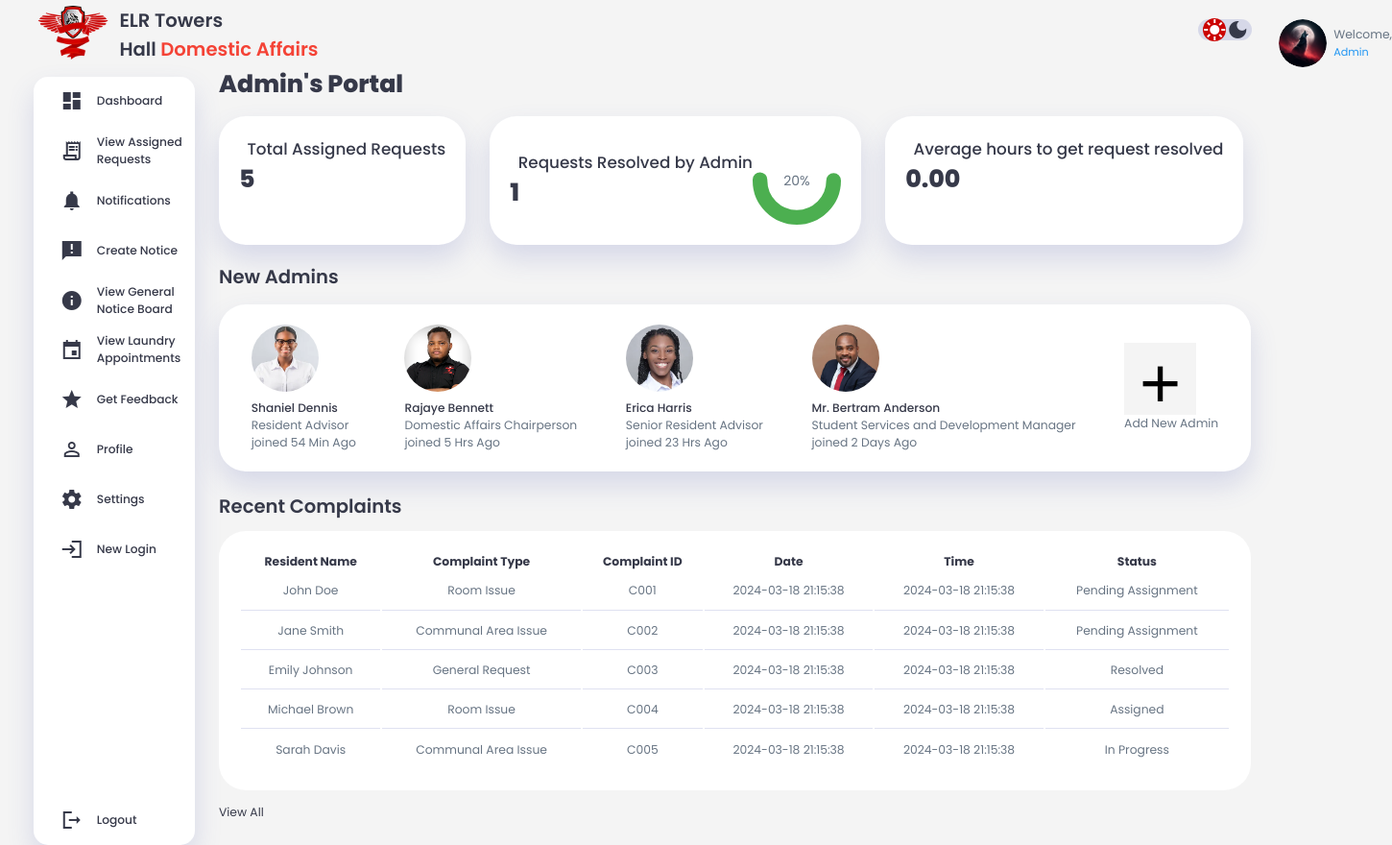
The page / on the database its author committed.
### tables this page shows
CREATE TABLE complaints (
    id INT AUTO_INCREMENT,
    complaint_id VARCHAR(255) NOT NULL,
    complaint_type ENUM('Room Issue', 'Communal Area Issue', 'General Request') NOT NULL,
    complaint_body TEXT NOT NULL DEFAULT '',
    date_submitted DATETIME NOT NULL DEFAULT CURRENT_TIMESTAMP,
    status ENUM('Resolved', 'Pending Assignment', 'Assigned', 'In Progress') NOT NULL,
    priority ENUM('Low', 'Medium', 'High') NOT NULL DEFAULT 'Medium',
    assigned_to VARCHAR(255) NOT NULL,
    tower ENUM('1', '2', '3', '4', '5') NOT NULL,
    PRIMARY KEY (id)
);

### index.php (the view, shortened to what this page needs)
<!DOCTYPE html>
<html lang="en">
<head>
    <link rel = "stylesheet" href="adminstyles.css">
</head>
<body>
    <?php include 'adm_sidebar.php';?>
<main>
    <h1>Admin's Portal</h1>
    <div class="analysis">
        <div class="panel">
            <div class="status">
                <div class="info">
                    <h3>Total Assigned Requests</h3>
                    <?php
                    include 'db_connect.php';
                    try {
                        $sql = "SELECT COUNT(*) AS total_assigned_requests FROM complaints";
                        $stmt = $conn->prepare($sql);
                        $stmt->execute();
                        $result = $stmt->fetch(PDO::FETCH_ASSOC);
                        $totalAssignedRequests = $result['total_assigned_requests'];
                        echo "<h1>{$totalAssignedRequests}</h1>";
                    } catch (PDOException $e) {
                        echo "Error: " . $e->getMessage();
                    }
                    ?>
                </div>
                </div>
                </div>
        <div class="panel">
            <div class="status">
                <div class="info">
                    <h3>Requests Resolved by Admin</h3>
                    <?php
                    try {
                        $sql = "SELECT COUNT(*) AS resolved_requests FROM complaints WHERE status = 'Resolved'";
                        $stmt = $conn->prepare($sql);
                        $stmt->execute();
                        $result = $stmt->fetch(PDO::FETCH_ASSOC);
                        $resolvedRequests = $result['resolved_requests'];
                        echo "<h1>{$resolvedRequests}</h1>";
                    } catch (PDOException $e) {
                        echo "Error: " . $e->getMessage();
                    }
                    ?>
                </div>
                <div class="progress">
    <?php
    $percentageResolved = ($resolvedRequests / $totalAssignedRequests) * 100;
    $radius = 25;
    $circumference = 2 * M_PI * $radius;
    $dashOffset = $circumference * ((100 - $percentageResolved) / 100);
    ?>
    <svg viewBox="0 0 60 60">
        <circle cx="30" cy="30" r="<?= $radius ?>" stroke="#4caf50" stroke-width="5" fill="none"
                stroke-dasharray="<?= $circumference ?>" stroke-dashoffset="<?= $dashOffset ?>"></circle>
    </svg>
    <div class="percentage">
        <p><?= round($percentageResolved) ?><span>%</span></p>
    </div>
</div>
            </div>
        </div>
        <div class="panel">
    <div class="status">
        <div class="info">
            <h3>Average hours to get request resolved</h3>
            <?php
            try {
                $sql = "SELECT AVG(TIMESTAMPDIFF(HOUR, date_submitted, date_resolved)) AS average_hours FROM complaints WHERE status = 'Resolved'";
                $stmt = $conn->prepare($sql);
                $stmt->execute();
                $result = $stmt->fetch(PDO::FETCH_ASSOC);
                $averageHours = $result['average_hours'];
                $formattedAverageHours = number_format($averageHours, 2);
                echo "<h1>{$formattedAverageHours}</h1>";
            } catch (PDOException $e) {
                echo "Error: " . $e->getMessage();
            }
            ?>
        </div>
    </div>
</div>
            </div>
            <div class="new-users">
                <h2>New Admins</h2>
                <div class="user-list">
                    <div class="user">
                        <div class="user-info">
                            <img src="images/ELR DAAS Shaniel Dennis.webp" alt="user">
                            <div class="user-name">
                                <h3>Shaniel Dennis</h3>
                                <p>Resident Advisor</p>
                                <p>joined 54 Min Ago</p>
                            </div>
                        </div>
                    </div>
                    <div class="user">
                        <div class="user-info">
                            <img src="images/ELR DAAS Rajaye.png" alt="user">
                            <div class="user-name">
                                <h3>Rajaye Bennett</h3>
                                <p>Domestic Affairs Chairperson</p>
                                <p>joined 5 Hrs Ago</p>
                            </div>
                        </div>
                    </div>
                    <div class="user">
                        <div class="user-info">
                            <img src="images/ELRDAAS Erica Harris.webp" alt="user">
                            <div class="user-name">
                                <h3>Erica Harris</h3>
                                <p>Senior Resident Advisor</p>
                                <p>joined 23 Hrs Ago</p>
                            </div>
                        </div>
                    </div>
                    <div class="user">
                        <div class="user-info">
                            <img src="images/ELR DAAS BERTRAM.webp" alt="user">
                            <div class="user-name">
                                <h3>Mr. Bertram Anderson</h3>
                                <p>Student Services and Development Manager</p>
                                <p>joined 2 Days Ago</p>
                            </div>
                        </div>
                    </div>
                    <div class="user">
                        <div class="user-info">
                            <button id="add-admin-button" class="add-button" onclick="window.location.href='register.html'">+</button>
                            <div class="user-name">
                                <p>Add New Admin</p>
                            </div>
                        </div>
                    </div>
                </div>
            </div>
            <div class="recent-requests">
            <h2>Recent Complaints</h2>
            <table id="requestsTable" class="animate__animated animate__fadeIn">
                <thead>
                    <tr>
                        <th>Resident Name</th>
                        <th>Complaint Type</th>
                        <th>Complaint ID</th>
                        <th>Date</th>
                        <th>Time</th>
                        <th>Status</th>
                    </tr>
                </thead>
                <tbody>
                    <?php
                    try {
                        $sql = "SELECT * FROM complaints";
                        $stmt = $conn->prepare($sql);
                        $stmt->execute();
                        $complaints = $stmt->fetchAll(PDO::FETCH_ASSOC);
                        foreach ($complaints as $complaint) {
                            echo "<tr>";
                            echo "<td>{$complaint['first_name']} {$complaint['last_name']}</td>";
                            echo "<td>{$complaint['complaint_type']}</td>";
                            echo "<td>{$complaint['complaint_id']}</td>";
                            echo "<td>{$complaint['date_submitted']}</td>";
                            echo "<td>{$complaint['date_submitted']}</td>";
                            echo "<td>{$complaint['status']}</td>";
                            echo "</tr>";
                        }
                    } catch (PDOException $e) {
                        echo "Error: " . $e->getMessage();
                    }
                    ?>
                </tbody>
            </table>
            <a href="#">View All</a>
        </div>
    </main>
                </div>
<?php include 'adm_right_section.php';?>
    </div>
</body>
</html>

### adm_sidebar.php (shortened to what this page needs)
<div class="container">
            <aside>
                <div class="toggle">
                    <div class="logo">
                        <img src="images/elr towers logo.png" alt="logo">
                        <h2>ELR Towers Hall<span class = "danger"> Domestic Affairs</span></h2>
                    </div>
                    <div class="sidebar">
                        <div>
                        <a href = "index.php" class = "dash-tem">
                            <span class="material-icons-sharp">
                            </span>
                            <h3>Dashboard</h3>
                        </a>
                        <a href = "requests.php" class ="dash-item">
                            <span class="material-icons-sharp">
                            </span>
                            <h3>View Assigned Requests</h3>
                            </a>
                        <a href = "notifications.php" class ="dash-item">
                                <span class="material-icons-sharp">
                                </span>
                                <h3>Notifications</h3>
                                </a>
                        <a href = "notice.php" class ="dash-item">
                            <span class="material-icons-sharp">
                            </span>
                            <h3>Create Notice</h3>
                            </a>
                            <a href = "admingennotices.php" class ="dash-item">
                                <span class="material-icons-sharp">
                                    </span>
                                    <h3>View General Notice Board</h3>
                                    </a>
                        <a href = "laundryappointments.php" class= "dash-item">
                            <span class="material-icons-sharp">
                            </span>
                            <h3>View Laundry Appointments</h3>
                            </a>
                        <a href = "requestfeedback.php" class="dash-item">
                            <span class="material-icons-sharp">
                            </span>
                            <h3>Get Feedback</h3>
                        </a>
                        <a href = "adminprofile.php" class="dash-item">
                            <span class="material-icons-sharp">
                            </span>
                            <h3>Profile</h3>
                            </a>
                        <a href = "adminsettings.php" class="dash-item">
                            <span class="material-icons-sharp">
                            </span>
                            <h3>Settings</h3>
                            </a>
                        <a href = "login.html">
                            <span class="material-icons-sharp">
                            </span>
                            <h3>New Login</h3>
                            </a>
                        </div>
                        <a href = "logout.html">
                            <span class="material-icons-sharp">
                            </span>
                            <h3>Logout</h3>
                            </a>
                    </div>
                </div>
            </aside>

### adm_right_section.php (shortened to what this page needs)
<div class="right-section">
      <div class="nav">
        <div class="dark-mode">
          <span class="material-icons-sharp active"> light_mode </span>
          <span class="material-icons-sharp"> dark_mode </span>
        </div>
        <div class="profile">
          <a href="profile.php" class="profile-link">
            <div class="profil-photo">
              <img src="images/elf wolf 1.jpeg" alt="Profile Picture" />
            </div>
          </a>
          <div class="info">
            <p> Welcome, </p>
            <small class="text-muted">Admin</small>
          </div>
        </div>
      </div>

### rows shown on the page
complaints: first_name "John", last_name "Doe", complaint_type "Room Issue", complaint "C001", date_submitted "2024-03-18 21:15:38", status "Pending Assignment"
complaints: first_name "Jane", last_name "Smith", complaint_type "Communal Area Issue", complaint "C002", date_submitted "2024-03-18 21:15:38", status "Pending Assignment"
complaints: first_name "Emily", last_name "Johnson", complaint_type "General Request", complaint "C003", date_submitted "2024-03-18 21:15:38", status "Resolved"
complaints: first_name "Michael", last_name "Brown", complaint_type "Room Issue", complaint "C004", date_submitted "2024-03-18 21:15:38", status "Assigned"
complaints: first_name "Sarah", last_name "Davis", complaint_type "Communal Area Issue", complaint "C005", date_submitted "2024-03-18 21:15:38", status "In Progress"

### other values the page prints
$totalAssignedRequests "5"
$resolvedRequests "1"
$percentageResolved "20"
$formattedAverageHours "0.00"
